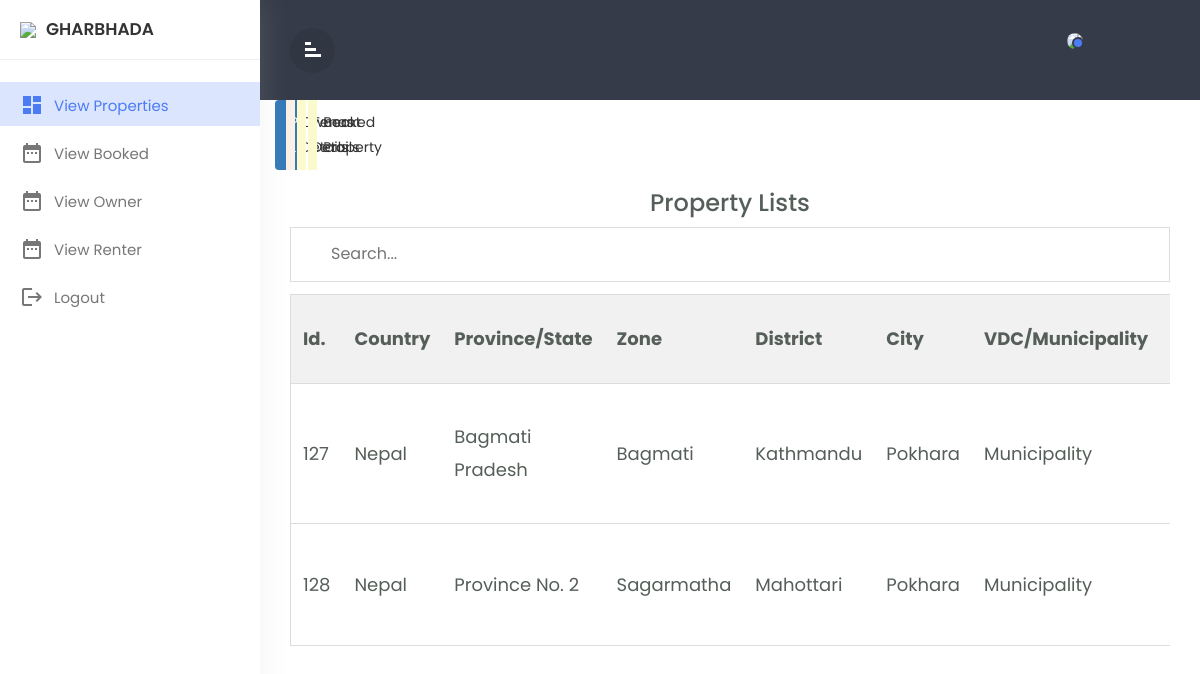
/admin/admin-index.php (signed in), run on the app's committed database.
### tables this page shows
CREATE TABLE `add_property` (
  `property_id` int(10) NOT NULL,
  `country` varchar(50) NOT NULL,
  `province` varchar(50) NOT NULL,
  `zone` varchar(50) NOT NULL,
  `district` varchar(50) NOT NULL,
  `city` varchar(100) NOT NULL,
  `vdc_municipality` varchar(50) NOT NULL,
  `ward_no` int(10) NOT NULL,
  `tole` varchar(100) NOT NULL,
  `contact_no` bigint(10) NOT NULL,
  `property_type` varchar(50) NOT NULL,
  `estimated_price` bigint(10) NOT NULL,
  `total_rooms` int(10) NOT NULL,
  `bedroom` int(10) NOT NULL,
  `living_room` int(10) NOT NULL,
  `kitchen` int(10) NOT NULL,
  `bathroom` int(10) NOT NULL,
  `description` varchar(2000) NOT NULL,
  `booked` varchar(5) NOT NULL DEFAULT 'No',
  `owner_id` int(10) NOT NULL
);

### admin/admin-index.php (the view, shortened to what this page needs)
<?php
include("navbar.php");
?>
<head>
<link rel="stylesheet" type="text/css" href="style.css">
</head>
<body>
 <div class="container-fluid">
  <ul class="nav nav-pills nav-justified">
    <li class="active" style="background-color: #FFF8DC"><a data-toggle="pill" href="#home">Property Lists</a></li>
    <li style="background-color: #FAF0E6"><a data-toggle="pill" href="#menu1">Owners Details</a></li>
    <li style="background-color: #FFFACD"><a data-toggle="pill" href="#menu2">Tenant Details</a></li>
    <li style="background-color: #FAFACD"><a data-toggle="pill" href="#menu3">Booked Property</a></li>
  </ul>
  <div class="tab-content">
    <div id="home" class="tab-pane fade in active">
      <center><h3>Property Lists</h3></center>
      <div class="container-fluid">
      <input type="text" id="myInput" onkeyup="myFunction()" placeholder="Search..." title="Type in a name">
            <div style="overflow-x:auto;">
              <table id="myTable">
                <tr class="header">
                  <th>Id.</th>
                  <th>Country</th>
                  <th>Province/State</th>
                  <th>Zone</th>
                  <th>District</th>
                  <th>City</th>
                  <th>VDC/Municipality</th>
                  <th>Ward No.</th>
                </tr>
                <?php
        include("../config/config.php");
        $sql="SELECT * from add_property";
        $result=mysqli_query($db,$sql);
        if(mysqli_num_rows($result)>0)
      {
          while($rows=mysqli_fetch_assoc($result)){
          $property_id=$rows['property_id'];
       ?>
                <tr>
                  <td><?php echo $rows['property_id'] ?></td>
                  <td><?php echo $rows['country'] ?></td>
                  <td><?php echo $rows['province'] ?></td>
                  <td><?php echo $rows['zone'] ?></td>
                  <td><?php echo $rows['district'] ?></td>
                  <td><?php echo $rows['city'] ?></td>
                  <td><?php echo $rows['vdc_municipality'] ?></td>
                  <td><?php echo $rows['ward_no'] ?></td>
                  <td><?php echo $rows['description'] ?></td><td>
<?php $sql2="SELECT * from property_photo where property_id='$property_id'";
        $query=mysqli_query($db,$sql2);
        if(mysqli_num_rows($query)>0)
      {
          while($row=mysqli_fetch_assoc($query)){ ?>
                  <img src="../owner/<?php echo $row['p_photo'] ?>" width="50px">
                <?php }}}} ?>
                </td>
                </tr>
              </table>
            </div>
    </div>
  </div>
  </div>
</body>

### admin/css/custom.css (style rules this page uses)
body,html { line-height:1.8; font-family:'Poppins',sans-serif; color:#555e58; text-transform:capitalize; font-weight:400; margin:0px; padding:0px; }
a { color:#333; font-weight:400; }
ul,ol { padding:0px; margin:0px; list-style:none; }
a,a:hover,a:focus { color:#333; text-decoration:none; transition:all 0.3s; }

### admin/style.css (style rules this page uses)
#myInput, #myInput2, #myInput3, #myInput4 { background-image: url('/css/searchicon.png'); background-position: 10px 10px; background-repeat: no-repeat; width: 100%; font-size: 16px; padding: 12px 20px 12px 40px; border: 1px solid #ddd; margin-bottom: 12px; }
#myTable, #myTable2, #myTable3, #myInput4 { border-collapse: collapse; width: 100%; border: 1px solid #ddd; font-size: 18px; }
#myTable th, #myTable td,#myTable2 th, #myTable2 td,#myTable3 th, #myTable3 td,#myTable4 th, #myTable4 td { text-align: left; padding: 12px; }
#myTable tr,#myTable2 tr,#myTable3 tr,#myTable4 tr { border-bottom: 1px solid #ddd; }
#myTable tr.header, #myTable tr:hover,#myTable2 tr.header, #myTable2 tr:hover,#myTable3 tr.header, #myTable3 tr:hover,#myTable4 tr.header, #myTable4 tr:hover { background-color: #f1f1f1; }
th, td { text-align: left; padding: 8px; }

### data on the page
add_property: property_id "127", country "Nepal", province "Bagmati Pradesh", zone "Bagmati", district "Kathmandu", city "Pokhara", vdc_municipality "Municipality"
add_property: property_id "128", country "Nepal", province "Province No. 2", zone "Sagarmatha", district "Mahottari", city "Pokhara", vdc_municipality "Municipality"
